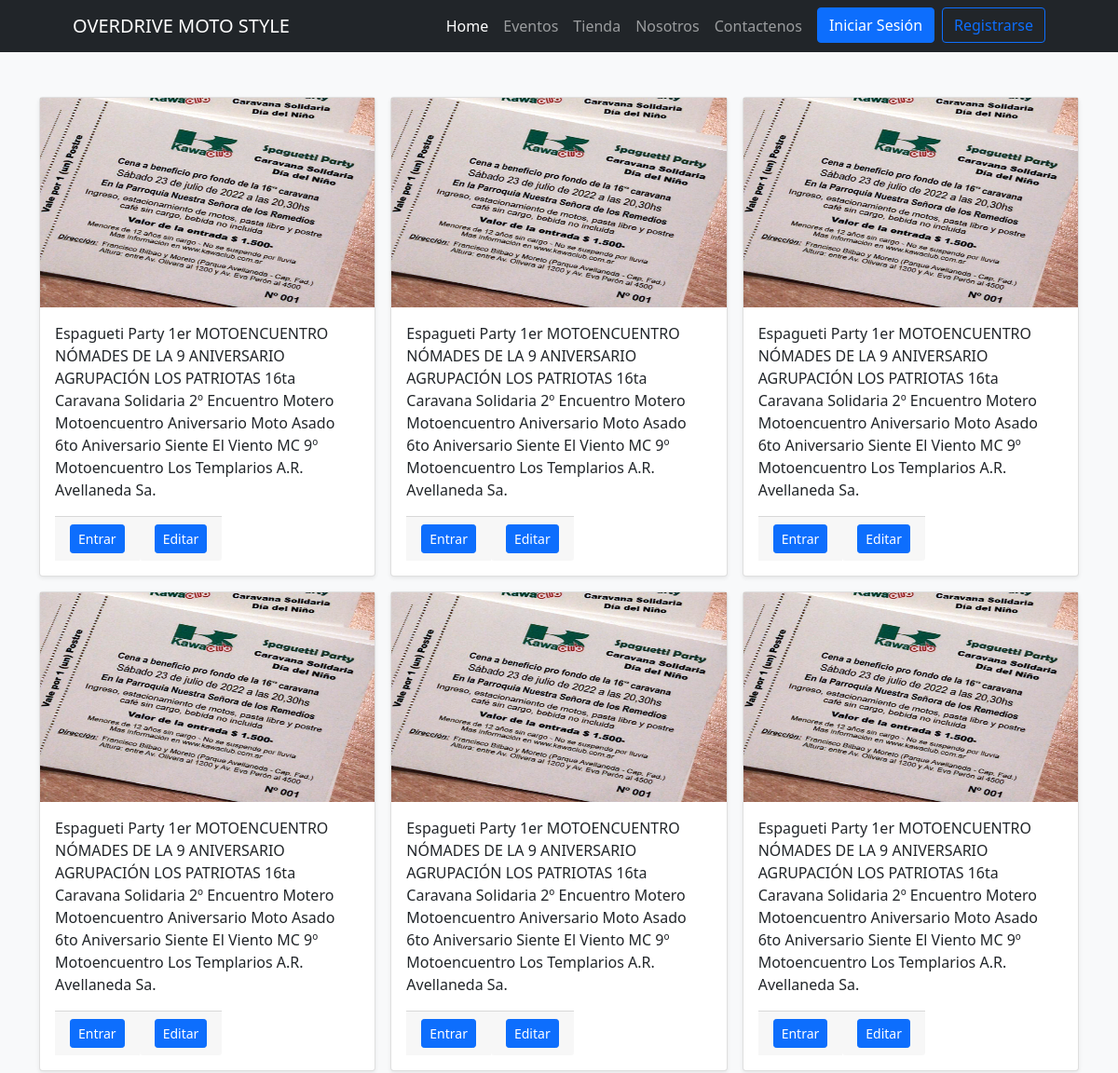
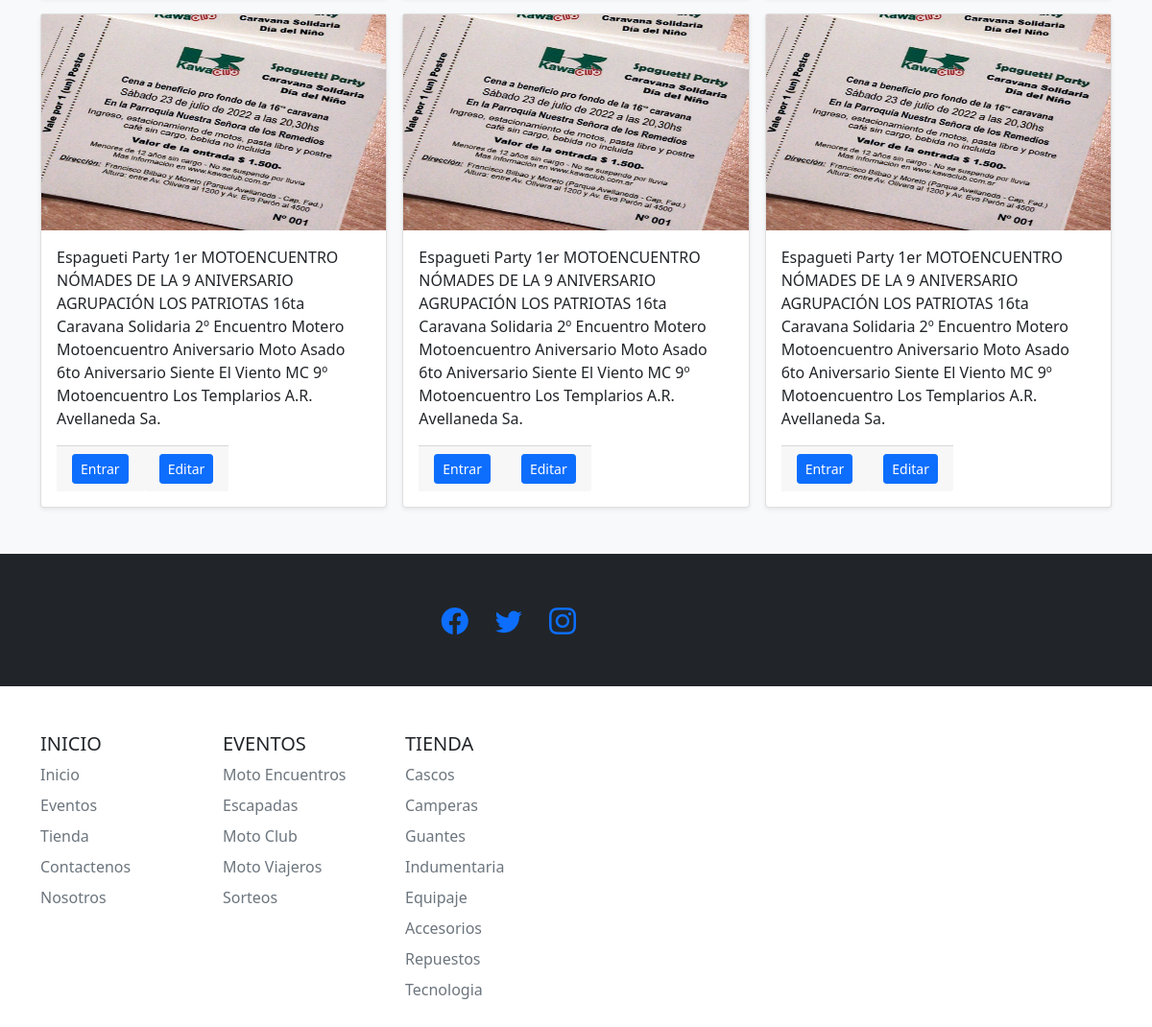
Screenshot of /tiendaapp/Eventos/ with the database file from the repository (2 pictures, top to bottom).
### tiendaapp/models.py (models this page shows)
class evento(models.Model):
    Titulo = models.CharField( "Titulo", max_length=50)
    Texto = models.CharField( "Texto", max_length=5000)
    Fecha = models.DateField("Fecha")
    Estado = models.CharField("Estado del evento", max_length=50)
    Valor_de_la_entrada = models.FloatField( "Valor de la entrada $")
    Pais = models.CharField("Pais ", max_length=50)
    Provincia = models.CharField(" Provincia ", max_length=50)
    Localidad = models.CharField(" Localidad ", max_length=50)
    Direccion = models.CharField(" Direccion ", max_length=50)
    Organizador = models.CharField(" Organizador ", max_length=50)
    imagen = models.ImageField(upload_to= 'static''imgen/', blank=True, null=True)

### tiendaapp/views.py (the view, shortened to what this page needs)
# urls.py: path('Eventos/', Eventos, name = 'Eventos'),
def Eventos (request):
    Evento = evento.objects.all()
    return render(request, "tiendaapp/Eventos.html", {"Evento":Evento, "search":False})

### tiendaapp/templates/tiendaapp/eventos.html (shortened to what this page needs)
{% extends 'tiendaapp/base.html' %}
{% load static %}
{% block contenidoPagina %}
  <main>
    <div class="album py-5 bg-light">
      <div class="container">
        <div class="row row-cols-1 row-cols-sm-2 row-cols-md-3 g-3">
          <div class="col">
            <div class="card shadow-sm">
              <div class="bd-placeholder-img card-img-top"><img src={% for evento in Evento %} {{evento.imagen}}{% endfor %}style="width: 100%; height: 225px;"alt="..." /></div>
              <div class="card-body">
                <p class="card-text"> {% for evento in Evento %} {{evento.Titulo}}{% endfor %}.</p>
                <div class="d-flex justify-content-between align-items-center">
                  <div class="btn-group">
                    <div class="card-footer"><a class="btn btn-primary btn-sm" href="{% url 'Evento_view'%}">Entrar</a></div>
                    <div class="card-footer"><a class="btn btn-primary btn-sm" href="{% url 'crear_Evento'%}">Editar</a></div>
                  </div>
                </div>
              </div>
            </div>
          </div>
          <div class="col">
            <div class="card shadow-sm">
              <div class="bd-placeholder-img card-img-top"><img src="{% static 'assets/imagenes/evento_1657477891.png' %}"style="width: 100%; height: 225px;"alt="..." /></div>
              <div class="card-body">
                <p class="card-text"> {% for evento in Evento %} {{evento.Titulo}}{% endfor %}.</p>
                <div class="d-flex justify-content-between align-items-center">
                  <div class="btn-group">
                    <div class="card-footer"><a class="btn btn-primary btn-sm" href="{% url 'Evento_view'%}">Entrar</a></div>
                    <div class="card-footer"><a class="btn btn-primary btn-sm" href="{% url 'crear_Evento'%}">Editar</a></div>
                  </div>
                </div>
              </div>
            </div>
          </div>
          <div class="col">
            <div class="card shadow-sm">
              <div class="bd-placeholder-img card-img-top"><img src="{% static 'assets/imagenes/evento_1657477891.png' %}"style="width: 100%; height: 225px;"alt="..." /></div>
              <div class="card-body">
                <p class="card-text"> {% for evento in Evento %} {{evento.Titulo}}{% endfor %}.</p>
                <div class="d-flex justify-content-between align-items-center">
                  <div class="btn-group">
                    <div class="card-footer"><a class="btn btn-primary btn-sm" href="{% url 'Evento_view'%}">Entrar</a></div>
                    <div class="card-footer"><a class="btn btn-primary btn-sm" href="{% url 'crear_Evento'%}">Editar</a></div>
                  </div>
                </div>
              </div>
            </div>
          </div>
          <div class="col">
            <div class="card shadow-sm">
              <div class="bd-placeholder-img card-img-top"><img src="{% static 'assets/imagenes/evento_1657477891.png' %}"style="width: 100%; height: 225px;"alt="..." /></div>
              <div class="card-body">
                <p class="card-text"> {% for evento in Evento %} {{evento.Titulo}}{% endfor %}.</p>
                <div class="d-flex justify-content-between align-items-center">
                  <div class="btn-group">
                    <div class="card-footer"><a class="btn btn-primary btn-sm" href="{% url 'Evento_view'%}">Entrar</a></div>
                    <div class="card-footer"><a class="btn btn-primary btn-sm" href="{% url 'crear_Evento'%}">Editar</a></div>
                  </div>
                </div>
              </div>
            </div>
          </div>
          <div class="col">
            <div class="card shadow-sm">
              <div class="bd-placeholder-img card-img-top"><img src="{% static 'assets/imagenes/evento_1657477891.png' %}"style="width: 100%; height: 225px;"alt="..." /></div>
              <div class="card-body">
                <p class="card-text"> {% for evento in Evento %} {{evento.Titulo}}{% endfor %}.</p>
                <div class="d-flex justify-content-between align-items-center">
                  <div class="btn-group">
                    <div class="card-footer"><a class="btn btn-primary btn-sm" href="{% url 'Evento_view'%}">Entrar</a></div>
                    <div class="card-footer"><a class="btn btn-primary btn-sm" href="{% url 'crear_Evento'%}">Editar</a></div>
                  </div>
                </div>
              </div>
            </div>
          </div>
          <div class="col">
            <div class="card shadow-sm">
              <div class="bd-placeholder-img card-img-top"><img src="{% static 'assets/imagenes/evento_1657477891.png' %}"style="width: 100%; height: 225px;"alt="..." /></div>
              <div class="card-body">
                <p class="card-text"> {% for evento in Evento %} {{evento.Titulo}}{% endfor %}.</p>
                <div class="d-flex justify-content-between align-items-center">
                  <div class="btn-group">
                    <div class="card-footer"><a class="btn btn-primary btn-sm" href="{% url 'Evento_view'%}">Entrar</a></div>
                    <div class="card-footer"><a class="btn btn-primary btn-sm" href="{% url 'crear_Evento'%}">Editar</a></div>
                  </div>
                </div>
              </div>
            </div>
          </div>
          <div class="col">
            <div class="card shadow-sm">
              <div class="bd-placeholder-img card-img-top"><img src="{% static 'assets/imagenes/evento_1657477891.png' %}"style="width: 100%; height: 225px;"alt="..." /></div>
              <div class="card-body">
                <p class="card-text"> {% for evento in Evento %} {{evento.Titulo}}{% endfor %}.</p>
                <div class="d-flex justify-content-between align-items-center">
                  <div class="btn-group">
                    <div class="card-footer"><a class="btn btn-primary btn-sm" href="{% url 'Evento_view'%}">Entrar</a></div>
                    <div class="card-footer"><a class="btn btn-primary btn-sm" href="{% url 'crear_Evento'%}">Editar</a></div>
                  </div>
                </div>
              </div>
            </div>
          </div>
          <div class="col">
            <div class="card shadow-sm">
              <div class="bd-placeholder-img card-img-top"><img src="{% static 'assets/imagenes/evento_1657477891.png' %}"style="width: 100%; height: 225px;"alt="..." /></div>
              <div class="card-body">
                <p class="card-text"> {% for evento in Evento %} {{evento.Titulo}}{% endfor %}.</p>
                <div class="d-flex justify-content-between align-items-center">
                  <div class="btn-group">
                    <div class="card-footer"><a class="btn btn-primary btn-sm" href="{% url 'Evento_view'%}">Entrar</a></div>
                    <div class="card-footer"><a class="btn btn-primary btn-sm" href="{% url 'crear_Evento'%}">Editar</a></div>
                  </div>
                </div>
              </div>
            </div>
          </div>
          <div class="col">
            <div class="col">
              <div class="card shadow-sm">
                <div class="bd-placeholder-img card-img-top"><img src="{% static 'assets/imagenes/evento_1657477891.png' %}"style="width: 100%; height: 225px;"alt="..." /></div>
                <div class="card-body">
                  <p class="card-text"> {% for evento in Evento %} {{evento.Titulo}}{% endfor %}.</p>
                  <div class="d-flex justify-content-between align-items-center">
                    <div class="btn-group">
                      <div class="card-footer"><a class="btn btn-primary btn-sm" href="{% url 'Evento_view'%}">Entrar</a></div>
                      <div class="card-footer"><a class="btn btn-primary btn-sm" href="{% url 'crear_Evento'%}">Editar</a></div>
                    </div>
                  </div>
                </div>
              </div>
            </div>
        </div>
      </div>
    </div>
  </main>
{% endblock %}

### rows the page displays
evento: imagen (picture), Titulo "Espagueti Party"
evento: Titulo "1er MOTOENCUENTRO NÓMADES DE LA 9"
evento: Titulo "ANIVERSARIO AGRUPACIÓN LOS PATRIOTAS"
evento: Titulo "16ta Caravana Solidaria"
evento: Titulo "2º Encuentro Motero"
evento: Titulo "Motoencuentro Aniversario"
evento: Titulo "Moto Asado"
evento: Titulo "6to Aniversario Siente El Viento MC"
evento: Titulo "9º Motoencuentro Los Templarios A.R. Avellaneda Sa"
